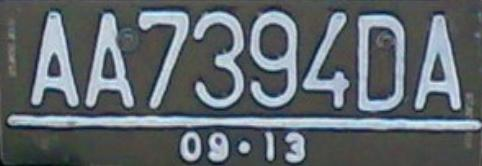
%> input picture GUI/AA7394DA.JPG, 482 x 166 px
$ octave --eval "result = prepros(imread('AA7394DA.JPG'));"   (GNU Octave 9; MATLAB toolbox functions it lacks are replaced by stand-ins)
%> lines starting %> are read from the running program, lines starting %| are printed output that depends on the picture; in (x1, y1, x2, y2) boxes, pixels count from 0 and x2, y2 are one past the last pixel; in counts of white or black regions, pixels touching at a corner belong together; the program's own positions count from 1
%> in prepros, `Igray=rgb2gray(I);`:
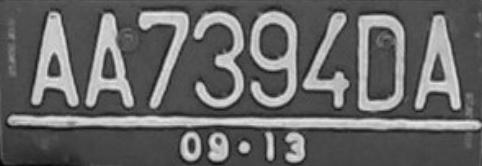
%> Igray: size 166x482 uint8; min 5, max 231, mean 102.4
%> in prepros, `Ibw=im2bw(Igray,graythresh(Igray));`:
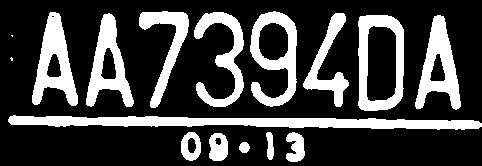
%> Ibw: size 166x482 logical; 25.7% white; 16 white regions (2 under 20 px), largest, box (x1, y1, x2, y2) and area: (8, 115, 482, 130) 4207, (358, 15, 404, 111) 2113, (32, 12, 78, 106) 2094
%> in prepros, `Ifill=imfill(Ibw,'holes');`:
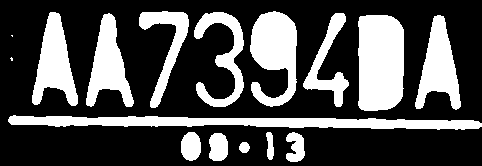
%> Ifill: size 166x482 logical; 30.5% white; 16 white regions (2 under 20 px)
### GUI/labeling_new.m
%==========================================================================
function varargout = labeling_new(varargin)
%==========================================================================

Ifill=cell2mat(varargin);
[Ilabel num] = bwlabel(Ifill,8);
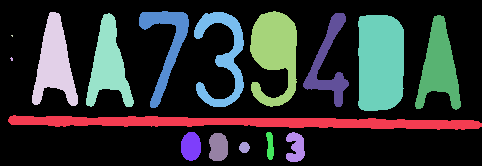
%> Ilabel: size 166x482 double; 17 distinct labels, from 0 to 16; one colour per label, 0 black
%> num = 16
%Memberi tanda area tiap objek
Iprops=regionprops(Ilabel);
%> Iprops = 16 regions; largest, box (x1, y1, x2, y2), Area and Centroid: (8, 115, 482, 130) 4207 [246.2 123], (358, 15, 404, 111) 4106 [381.1 63], (250, 11, 297, 107) 2961 [275.4 53.2], (32, 12, 78, 106) 2328 [55.1 63.9], (415, 15, 461, 110) 2302 [439.6 67.4]
AllArea=[Iprops.Area];
%> AllArea = [4207 8 3 2328 2250 1519 472 1773 457 94 2961 164 404 1375 4106 2302]
%mencari luas objek kurang dari 1000
idx2=find([Iprops.Area]>0);
%> idx2 = [1 2 3 4 5 6 7 8 9 10 11 12 13 14 15 16]
inew=ismember(Ilabel,idx2); %image irisan
%image irisan diberi label baru
[Ilabel2,num2]=bwlabel(inew,8);
%> num2 = 16
Iprops2=regionprops(Ilabel2,'Basic') %properti kotak batas dari image
%> Iprops2 has the same summary as Iprops
Ibox2=[Iprops2.BoundingBox]
%> Ibox2 = 64 values, max 474 at index 3, min 2 at index 11, mean 91.03
Ibox2=reshape(Ibox2,[4 num2]);
%> Ibox2 = 16 columns, first 8: [8.5 10.5 11.5 32.5 86.5 139.5 181.5 194.5; 115.5 57.5 35.5 12.5 13.5 11.5 132.5 12.5; 474 3 2 46 48 50 20 50; 15 4 2 94 94 97 29 95]
%> the run ends on the next line
varargout=mat2cell(Ibox2);

### GUI/prepros.m
%==========================================================================
function Ibox3 = prepros(I)
%==========================================================================
global Ibox23 Ibox22 Ibw
%% Baca Image
%% grayscale image
Igray=rgb2gray(I);
%figure,imshow(Igray)
%% Convert binary image
Ibw=im2bw(Igray,graythresh(Igray));
%figure,imshow(Ibw)
%Image Filling
Ifill=imfill(Ibw,'holes');
%figure,imshow(Ifill)

Ibox1=labeling_new(Ifill);
[r,c]=size(Ibw);
kandi=find(Ibox1(4,:)>(0.47*r));
Ibox21=Ibox1(:,kandi);
buang=find(Ibox21(3,:)>(0.9*c))

if isempty(buang)==1
Ibox2=Ibox21;
Ibox23=[];
elseif isempty(buang)~=1
verti=Ibox21(4,buang);
ting=Ibox21(4,:);
ting(buang)=[];
tinggistandar=ting;
rata2=mean(tinggistandar);
  if verti>rata2 %ada ganthet verti
  Ibox22=misah(Ibox21,buang,rata2);
  Ibox23=imcrop(Ibw,Ibox22);
  Ib=labeling_new(Ibox23);
  [er,ce]=size(Ibox23);
  kandid=find(Ib(4,:)>(0.5*er));
  Ibox2=Ib(:,kandid);
  elseif verti<rata2
  Ibox21(:,buang)=[];
  Ibox2=Ibox21;
  Ibox23=[];
  end
end

[nilai posisis]=max(Ibox2(3,:));
lebarstandar=mean(Ibox2(3,:));
sel=(nilai)-(lebarstandar);
if sel>(nilai/3)
buanglagi=(posisis);
else
buanglagi=[]
end

[nilaii posisii]=min(Ibox2(3,:));
if nilaii<(lebarstandar/2.5)
Ibox2(:,posisii)=[]
else
Ibox2=Ibox2;
end

if isempty(buanglagi)==1
Ibox3=Ibox2;
else
Ibox3=pisah(Ibox2,lebarstandar);
end

$ run again, on GUI/AB1491LE.JPG
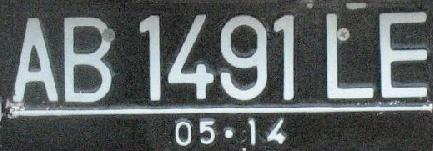
%> input picture GUI/AB1491LE.JPG, 433 x 151 px
%> in prepros, `Ibw=im2bw(Igray,graythresh(Igray));`:
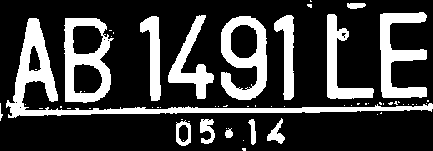
%> Ibw: size 151x433 logical; 24.2% white; 61 white regions (46 under 20 px), largest, box (x1, y1, x2, y2) and area: (6, 18, 433, 118) 4108, (64, 18, 114, 103) 2104, (221, 16, 267, 100) 2062
%> Ifill: size 151x433 logical; 28% white; 58 white regions (43 under 20 px)
%> in labeling_new, `[Ilabel num] = bwlabel(Ifill,8);`:
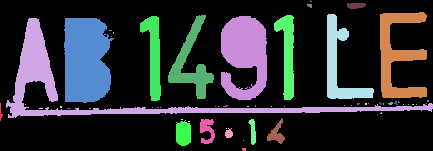
%> Ilabel: size 151x433 double; 59 distinct labels, from 0 to 58; one colour per label, 0 black
%> num = 58
%> Iprops = 58 regions; largest, box (x1, y1, x2, y2), Area and Centroid: (6, 18, 433, 118) 4313 [125.9 89.5], (64, 18, 114, 103) 3520 [86.5 60.8], (221, 16, 267, 100) 2795 [245.2 54.8], (380, 12, 427, 98) 1976 [399.1 55.9], (327, 14, 374, 99) 1346 [339.9 65.3]
%> AllArea = 58 values, max 4313 at index 2, min 1 at index 3, mean 315.4
%> idx2 = 58 values from 1 to 58
%> num2 = 58
%> Iprops2 has the same summary as Iprops
%> in labeling_new, `Ibox2=[Iprops2.BoundingBox]`: Ibox2 = 232 values, max 427.5 at index 229, min 0.5 at index 1, mean 92.25
%> in labeling_new, `Ibox2=reshape(Ibox2,[4 num2]);`: Ibox2 = 58 columns, first 8: [0.5 6.5 25.5 39.5 60.5 64.5 67.5 89.5; 103.5 18.5 104.5 108.5 106.5 18.5 108.5 108.5; 3 427 1 4 2 50 4 2; 18 100 1 1 2 85 1 1]
